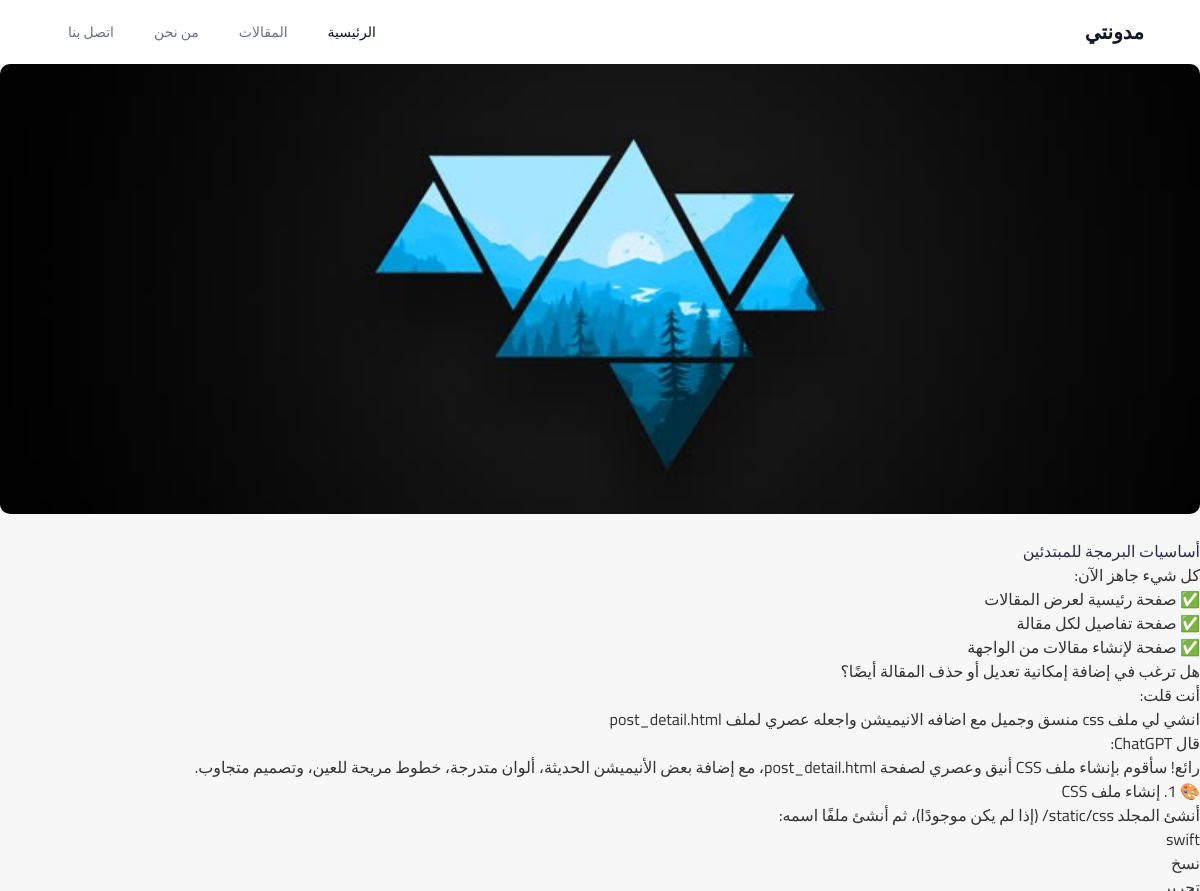
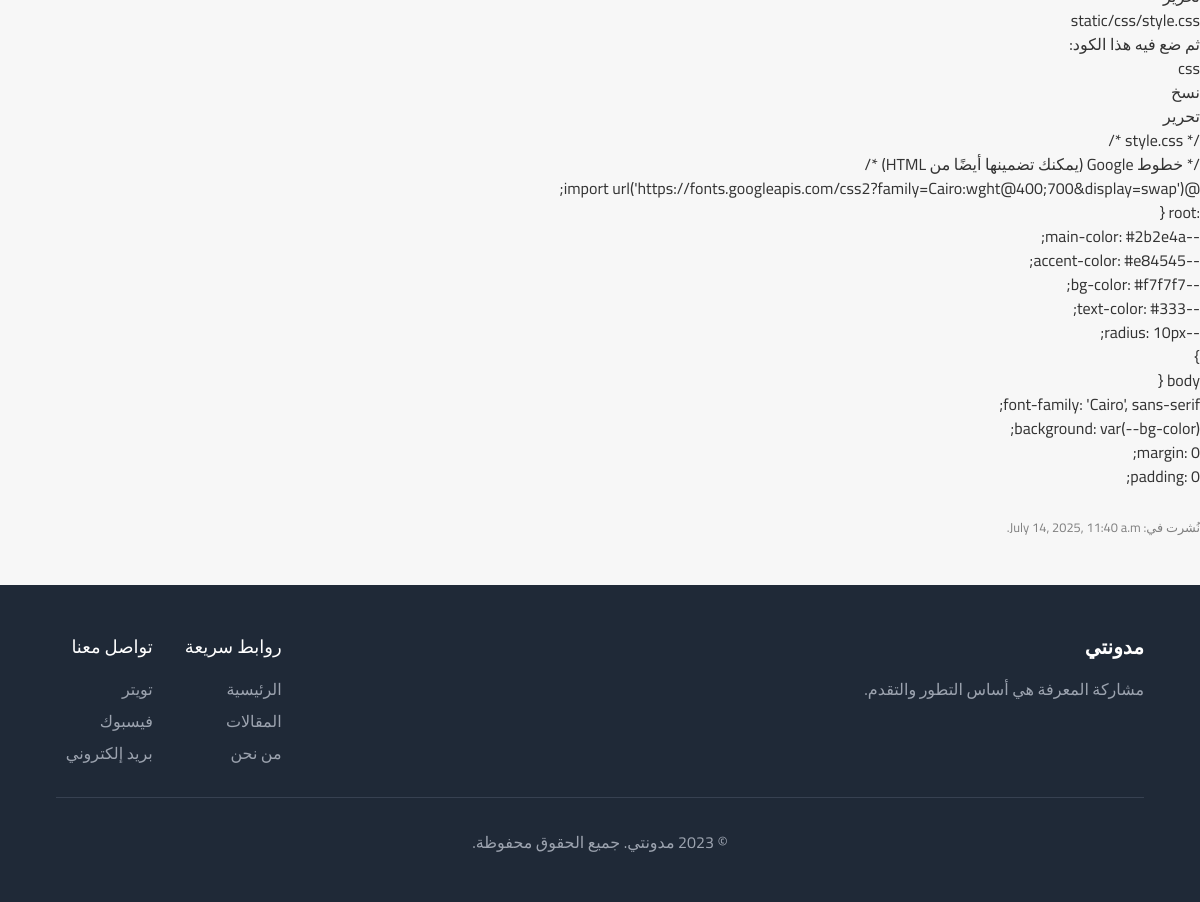
The app's page /post/2/ with its own data (2 pictures, top to bottom).
### blog/models.py (models this page shows, shortened)
class Post(models.Model):
    title = models.CharField(max_length=200, verbose_name="العنوان")
    description = models.TextField(verbose_name="الوصف")
    image = models.ImageField(upload_to='post_images/', blank=True, null=True, verbose_name="الصورة")
    created_at = models.DateTimeField(auto_now_add=True, verbose_name="تاريخ النشر")

### blog/views.py (the view)
# urls.py: path('post/<int:post_id>/', views.post_detail, name='post_detail'),
def post_detail(request, post_id):
    post = get_object_or_404(Post, id=post_id)
    return render(request, 'pages/post_detail.html', {'post': post})

### templates/pages/post_detail.html (shortened to what this page needs)
{% load static %}
<!DOCTYPE html>
<html lang="ar" dir="rtl">
  <head>
     <link rel="stylesheet" href="{% static 'CSS/post.css' %}">
    <script src="https://cdn.tailwindcss.com"></script>
  </head>
<body>
    {% include "include/navbar.html" %}
    {% if post.image %}
        <img src="{{ post.image.url }}" alt="{{ post.title }}" width="400">
    {% endif %}
    <h1>{{ post.title }}</h1>
    <p>{{ post.description|linebreaks }}</p>
    <small>نُشرت في: {{ post.created_at }}</small>
    <br><br>
    {% include "include/footer.html" %}
</body>
</html>

### my_site/static/CSS/post.css (style rules this page uses)
:root { --main-color: #2b2e4a; --accent-color: #e84545; --bg-color: #f7f7f7; --text-color: #333; --radius: 10px; }
body { font-family: 'Cairo', sans-serif; background: var(--bg-color); margin: 0; padding: 0; color: var(--text-color); line-height: 1.6; animation: fadeIn 0.8s ease-in-out; }
h1 { color: var(--main-color); margin-bottom: 50%; animation: popIn 0.5s ease-in-out; }
img { width: 100%; max-height: 450px; object-fit: cover; border-radius: var(--radius); margin-bottom: 25px; transition: transform 0.3s ease; }
small { display: block; margin-top: 30px; color: gray; }

### records on screen
Post: image (picture), title "أساسيات البرمجة للمبتدئين", description "كل شيء جاهز الآن: ✅ صفحة رئيسية لعرض المقالات ✅ صفحة تفاصيل لكل مقالة ✅ صفحة لإنشاء مقالات من الواجهة هل ترغب في إضافة إمكانية تعديل أو حذف المقالة أيضًا؟ أنت قلت: انشي لي ملف css منسق وجميل مع اضافه الانيميشن واجعله عصري لملف post_detail.html قال ChatGPT: رائع! سأقوم بإنشاء ملف CSS أنيق وعصري لصفحة post_detail.html، مع إضافة بعض الأنيميشن الحديثة، ألوان متدرجة، خطوط مريحة للعين، وتصميم متجاوب. 🎨 1. إنشاء ملف CSS أنشئ المجلد static/css/ (إذا لم يكن موجودًا)، ثم أنشئ ملفًا اسمه: swift نسخ تحرير static/css/style.css ثم ضع فيه هذا الكود: css نسخ تحرير /* style.css */ /* خطوط Google (يمكنك تضمينها أيضًا من HTML) */ @import…", created_at "July 14, 2025, 11:40 a.m."
